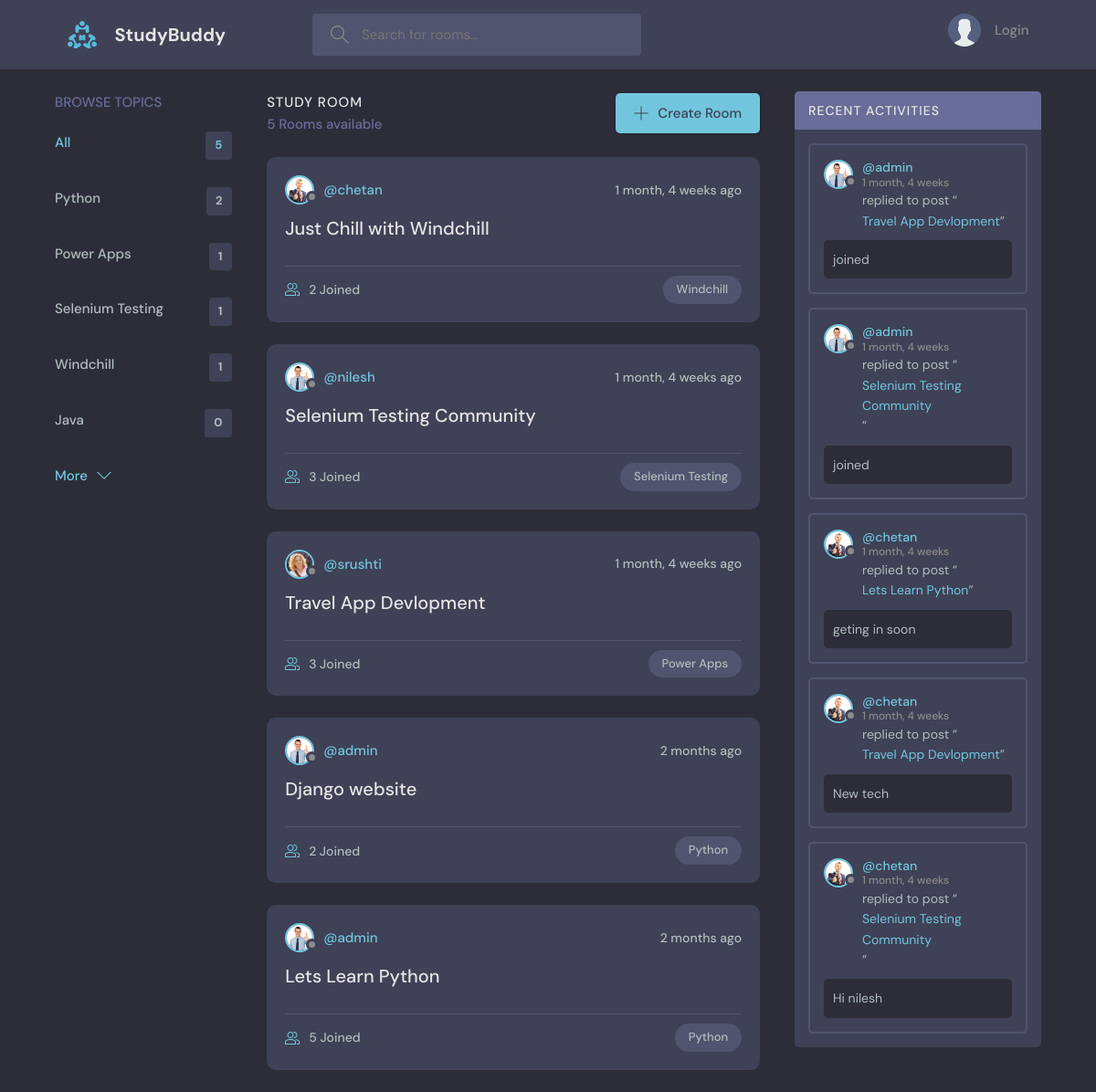
The app's page /, older data.
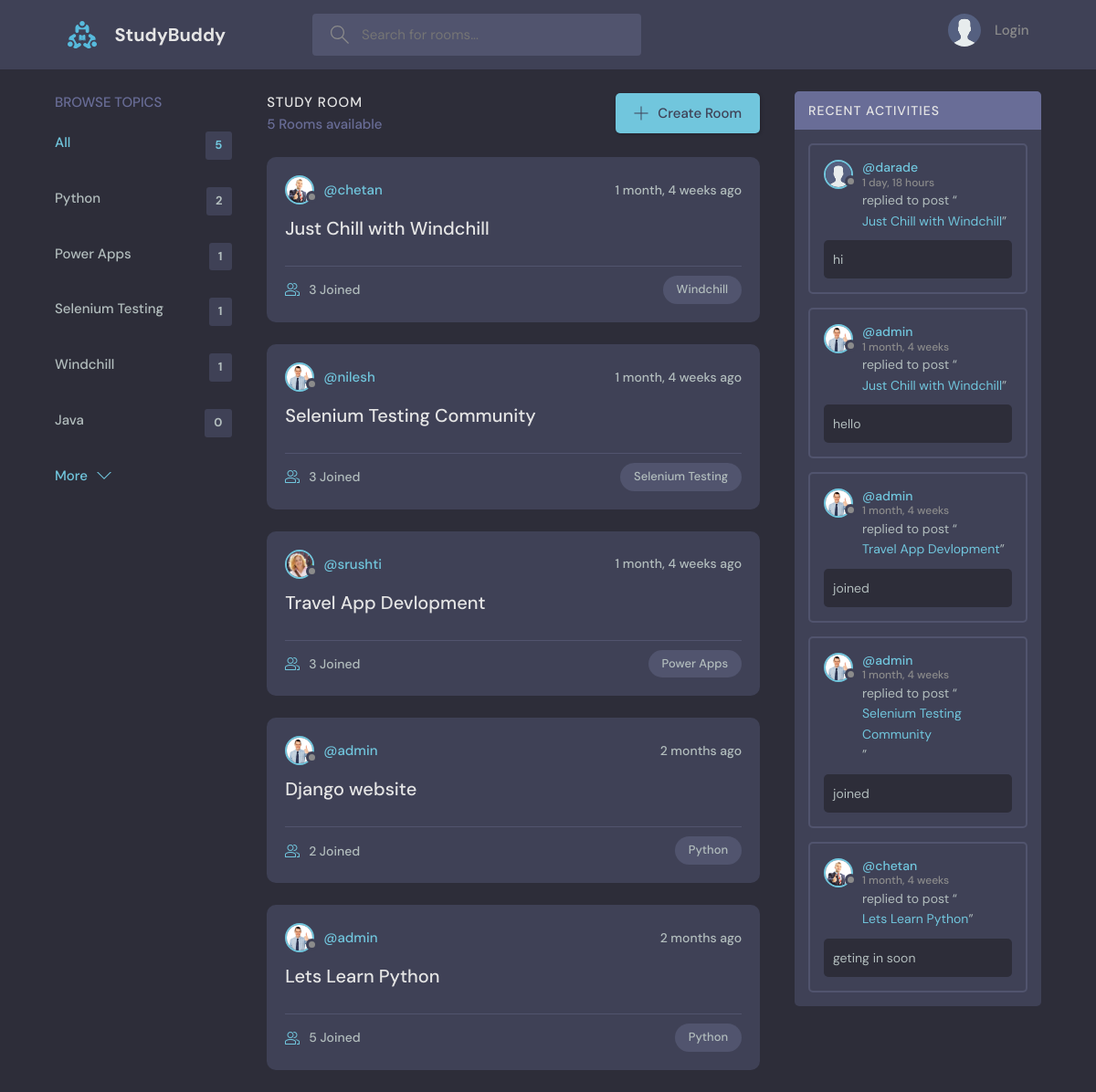
The same page, newer data.
### base/models.py (models this page shows, shortened)
class Topic(models.Model):
    name = models.CharField(max_length=200) # group name

class Room(models.Model):
    host =  models.ForeignKey(User,on_delete=models.SET_NULL, null=True)
    topic = models.ForeignKey(Topic,on_delete=models.SET_NULL, null=True) # Single topic may have many rooms ==> single to Many RELATIONSHIP
    name = models.CharField(max_length=200)
    description = models.TextField(null=True,blank=True)
    participants = models.ManyToManyField(User,related_name='participants',blank=True) # many to many relationship
    updated = models.DateTimeField(auto_now=True)
    created = models.DateTimeField(auto_now_add=True)
    def __str__(self) -> str:
        return self.name
    class Meta:
        ordering = ['-updated','-created']

class User(AbstractUser):
    name = models.CharField(max_length=200, null= True)
    email = models.EmailField(unique=True,null=True)
    bio = models.TextField(null=True)
    avatar= models.ImageField(null=True, default="avatar.svg")
    USERNAME_FIELD: str='email'
    REQUIRED_FIELDS: list[str] = []

class Message(models.Model):
    user = models.ForeignKey(User,on_delete=models.CASCADE)# one user can do many messages ==> one to many RELATIONSHIP
    room = models.ForeignKey(Room,on_delete=models.CASCADE) #Single room contain many message==> single to Many RELATIONSHIP
    body = models.TextField()
    updated = models.DateTimeField(auto_now=True)
    created = models.DateTimeField(auto_now_add=True)
    def __str__(self) -> str:
        return self.body[:50]
    class Meta:
        ordering = ['-created']

### base/views.py (the view)
# urls.py: path('', views.home, name='home'),
def home(request):
    q = request.GET.get('q','')
    rooms = Room.objects.filter(
        Q(topic__name__icontains=q) |
        Q(name__icontains=q) |
        Q(description__icontains=q) |
        Q(host__username__icontains=q)
    )
    topics = Topic.objects.all()[:5]
    room_messages = Message.objects.filter(
        Q(room__topic__name__icontains=q)
    )
    context = {
        'rooms':rooms,
        'topics':topics,
        'room_count': rooms.count(),
        'room_messages':room_messages[:5],
        'q':q
    }
    return render(request,'home.html',context)

### base/templates/home.html (shortened to what this page needs)
{% extends "base.html" %}
{% load static %}
{% block content_block %}
    <main class="layout layout--3">
      <div class="container">
        <div>
          {% include 'topics_component.html' %}
        </div>
        <div class="roomList">
          <div class="roomList__header">
            <div>
              <h2>Study Room</h2>
              <p>{{room_count}} Rooms available</p>
            </div>
            <a class="btn btn--main" href="{% url 'create-room' %}">
              <svg version="1.1" xmlns="http://www.w3.org/2000/svg" width="32" height="32" viewBox="0 0 32 32">
                <title>add</title>
                <path
                  d="M16.943 0.943h-1.885v14.115h-14.115v1.885h14.115v14.115h1.885v-14.115h14.115v-1.885h-14.115v-14.115z"
                ></path>
              </svg>
              Create Room
            </a>
          </div>
          {% include 'feed_component.html' %}
        </div>
        <div>
          {% include 'activity_component.html' %}
        </div>
      </div>
    </main>
{% endblock content_block %}

### base/templates/topics_component.html
<div class="topics">
  <div class="topics__header">
    <h2>Browse Topics</h2>
  </div>
  <ul class="topics__list">
    <li>
      <a href="{% url 'home' %}" class="active">All <span>{{rooms.count}}</span></a>
    </li>
    {% for topic in topics %}
    <li>
      <a href="{% url 'home' %}?q={{topic.name}}">{{topic.name}} <span>{{topic.room_set.all.count}}</span></a>
    </li>
    {% endfor %}
  </ul>
  <a class="btn btn--link" href="{% url 'topics' %}">
    More
    <svg version="1.1" xmlns="http://www.w3.org/2000/svg" width="32" height="32" viewBox="0 0 32 32">
      <title>chevron-down</title>
      <path d="M16 21l-13-13h-3l16 16 16-16h-3l-13 13z"></path>
    </svg>
  </a>
</div>

### base/templates/feed_component.html (shortened to what this page needs)
{% for room in rooms %}
<div class="roomListRoom">
  <div class="roomListRoom__header">
    <a href="{% url 'user-profile' room.host.id %}" class="roomListRoom__author">
      <div class="avatar avatar--small">
        <img src="{{room.host.avatar.url}}" />
      </div>
      <span>@{{room.host.username}}</span>
    </a>
    <div class="roomListRoom__actions">
      <span>{{room.created | timesince}} ago</span>
    </div>
  </div>
  <div class="roomListRoom__content">
    <a href="{% url 'room' room.id %}">{{room.name}}</a>
  </div>
  <div class="roomListRoom__meta">
    <a href="{% url 'room' room.id %}" class="roomListRoom__joined">
      {{room.participants.all.count}} Joined
    </a>
    <p class="roomListRoom__topic">{{room.topic.name}}</p>
  </div>
</div>
{% endfor %}

### base/templates/activity_component.html (shortened to what this page needs)
<div class="activities">
  <div class="activities__header">
    <h2>Recent Activities</h2>
  </div>
  {% for message in room_messages %}
  <div class="activities__box">
    <div class="activities__boxHeader roomListRoom__header">
      <a href="{% url 'user-profile' message.user.id %}" class="roomListRoom__author">
        <div class="avatar avatar--small">
          <img src="{{message.user.avatar.url}}" />
        </div>
        <p>
          @{{message.user.username}}
          <span>{{message.created | timesince}}</span>
        </p>
      </a>
    </div>
    <div class="activities__boxContent">
      <p>replied to post “<a href="{% url 'room' message.room.id %}">{{message.room}}</a>”</p>
      <div class="activities__boxRoomContent">
        {{message}}
      </div>
    </div>
  </div>
  {% endfor %}
</div>

Row changes from the older to the newer data that the page shows:
no longer on this page (row unchanged): Message: user.avatar (picture), user.username "chetan", created "1 month, 4 weeks", room "Travel App Devlopment", body "New tech"
no longer on this page (row unchanged): Message: user.avatar (picture), user.username "chetan", created "1 month, 4 weeks", room "Selenium Testing Community", body "Hi nilesh"
computed for Room "Just Chill with Windchill": participants.all.count "2" → "3"
added Message: user.avatar (placeholder picture), user.username "darade", created "1 day, 18 hours", room "Just Chill with Windchill", body "hi"
added Message: user.avatar (picture), user.username "admin", created "1 month, 4 weeks", room "Just Chill with Windchill", body "hello"
